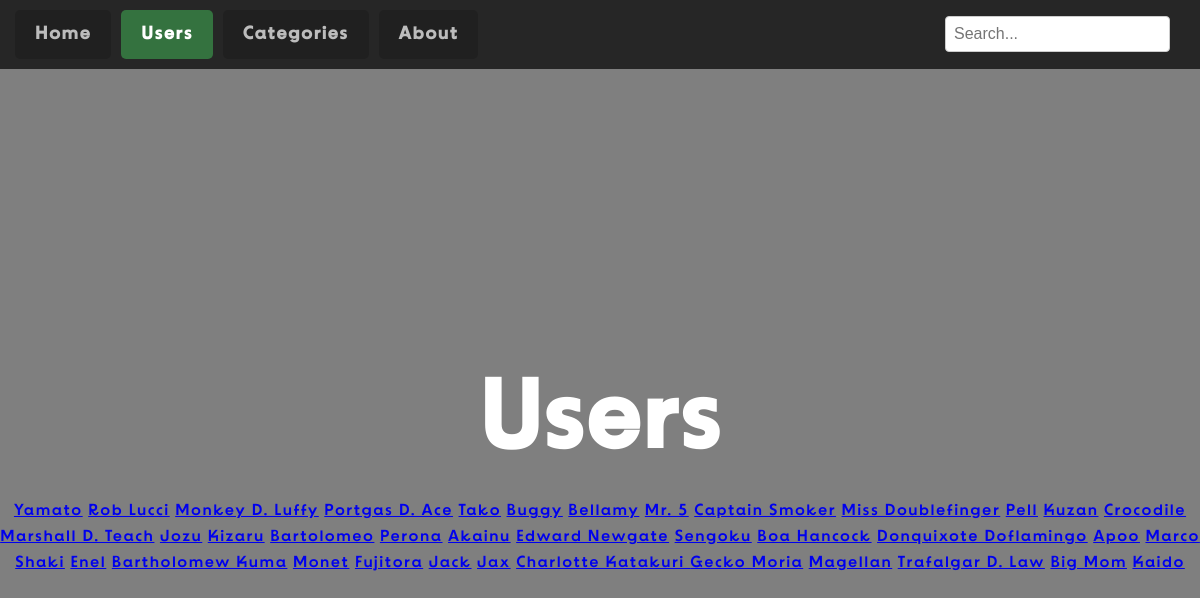
Screenshot of /users with the database file from the repository.
### tables this page shows
CREATE TABLE Users (user_id INTEGER PRIMARY KEY, name TEXT, fruit_id INTEGER REFERENCES DevilFruits (fruit_id), fruit_name TEXT, user_image TEXT, status TEXT, bounty INTEGER);

### routes.py (the view)
@app.route('/users')
def users():
    conn = get_db_connection()
    users = conn.execute('SELECT * FROM Users').fetchall()
    conn.close()
    return render_template('users.html', users=users, active_page='users')

### routes.py (called while the page is built)
def get_db_connection():
    conn = sqlite3.connect('DF_DATABASE.db')  # Replace with your actual local path if different
    conn.row_factory = sqlite3.Row
    return conn

@app.context_processor
def inject_categories():
    conn = get_db_connection()
    excluded_categories = ('Paramecia', 'Logia', 'Zoan')
    categories = conn.execute('SELECT * FROM Categories WHERE name NOT IN (?, ?, ?)', excluded_categories).fetchall()
    conn.close()
    return {'nav_categories': categories}

### templates/users.html (shortened to what this page needs)
{% extends "layout.html" %}
{% block content %}
  <h1>Users</h1>
  <div class="users-grid">
    {% for user in users %}
      <a href="{{ url_for('user', user_id=user['user_id']) }}">{{ user['name'] }}</a>
    {% endfor %}
  </div>
{% endblock %}

### templates/layout.html (shortened to what this page needs)
<!doctype html>
<html>
  <head>
    <link rel="stylesheet" href="{{ url_for('static', filename='style.css') }}">
    <link rel="stylesheet" href="https://cdnjs.cloudflare.com/ajax/libs/font-awesome/6.0.0-beta3/css/all.min.css">
  </head>
  <body>
    <header>
      <nav>
        <div class="customCheckBoxHolder">
          <a class="customCheckBox {{ 'active' if active_page == 'home' else '' }}" href="/" id="homeBtn">
            <div class="inner">Home</div>
          </a>
          <a class="customCheckBox {{ 'active' if active_page == 'users' else '' }}" href="/users" id="usersBtn">
            <div class="inner">Users</div>
          </a>
          <a class="customCheckBox {{ 'active' if active_page == 'categories' else '' }}" href="/categories" id="categoriesBtn">
            <div class="inner">Categories</div>
          </a>
          <a class="customCheckBox {{ 'active' if active_page == 'about' else '' }}" href="/about" id="aboutBtn">
            <div class="inner">About</div>
          </a>
        </div>
        <div class="search-container">
          <form action="/search" method="get">
            <input type="text" placeholder="Search..." name="q">
          </form>
        </div>
      </nav>
     <main>{% block content %}{% endblock %}</main>
  </body>
</html>

### static/style.css (style rules this page uses)
html, body { height: 100%; margin: 0; padding: 0; }
body { font-family: 'BDSupper', sans-serif; letter-spacing: 1.5px; line-height: 1.6; background: linear-gradient(rgba(0, 0, 0, 0.5), rgba(0, 0, 0, 0.5)), url("images/background.jpg") no-repeat center center fixed; background-size: cover; color: #e0e0e0; position: relative; }
nav { width: 100%; background-color: rgba(0, 0, 0, 0.7); padding: 10px; text-align: center; position: fixed; top: 0; left: 0; z-index: 10; display: flex; justify-content: space-between; align-items: center; }
.customCheckBoxHolder { display: flex; }
.customCheckBox { padding: 10px 20px; margin: 0 5px; background-color: rgba(0, 0, 0, 0.16); color: rgba(255, 255, 255, 0.7); text-decoration: none; border-radius: 5px; }
.customCheckBox .inner { font-size: 18px; font-weight: 900; pointer-events: none; transition: transform 300ms; }
.customCheckBox.active { background-color: #34723f; color: white; }
header { display: flex; justify-content: center; align-items: center; height: 100vh; text-align: center; margin-top: 60px; position: relative; z-index: 2; }
header h1 { font-size: 6rem; color: #ffffff; margin: 0; padding: 0; }
.search-container { margin-left: auto; padding-right: 20px; }
input[type="text"] { padding: 8px; font-size: 16px; border-radius: 4px; border: 1px solid #ccc; }
nav a.active { font-weight: bold; color: #34723f; }
* { margin: 0; padding: 0; box-sizing: border-box; }
html, body { width: 100%; height: 100%; }

### rows the page displays
Users: name "Yamato"
Users: name "Rob Lucci"
Users: name "Monkey D. Luffy"
Users: name "Portgas D. Ace"
Users: name "Tako"
Users: name "Buggy"
Users: name "Bellamy"
Users: name "Mr. 5"
Users: name "Captain Smoker"
Users: name "Miss Doublefinger"
Users: name "Pell"
Users: name "Kuzan"
Users: name "Crocodile"
Users: name "Marshall D. Teach"
Users: name "Jozu"
Users: name "Kizaru"
Users: name "Bartolomeo"
Users: name "Perona"
Users: name "Akainu"
Users: name "Edward Newgate"
Users: name "Sengoku"
Users: name "Boa Hancock"
Users: name "Donquixote Doflamingo"
Users: name "Apoo"
Users: name "Marco"
Users: name "Shaki"
Users: name "Enel"
Users: name "Bartholomew Kuma"
Users: name "Monet"
Users: name "Fujitora"
Users: name "Jack"
Users: name "Jax"
Users: name "Charlotte Katakuri"
Users: name "Gecko Moria"
Users: name "Magellan"
Users: name "Trafalgar D. Law"
Users: name "Big Mom"
Users: name "Kaido"
